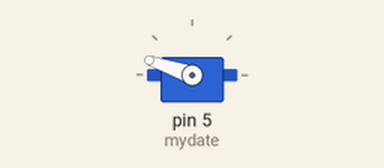
The sketch below on a simulated Arduino Uno, built with avr-gcc and run on an emulated ATmega328P. Shown: servo. The local clock reads 2024-03-15 10:24:30 at power-on unless the sketch sets it; what the sketch prints to the serial monitor is not drawn.

Above: at 0.3 s.
Timing chart, 0 to 91.7 s (numbered marks = the images above):
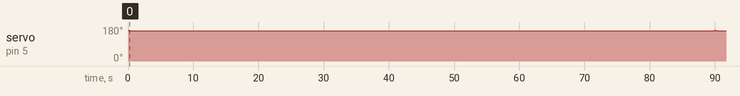

The sketch:

newdesign_.ino
```cpp
#include<Servo.h>
#include<DS3231.h>

DS3231 rtc(SDA,SCL);
Time t;
int d,angletemp,angle;
int m,flag=0;
Servo mydate;

void setup()
{
  Serial.begin(9600);
  rtc.begin();
  mydate.attach(5);
  digitalWrite(12,HIGH);


}
void loop()
{


  t=rtc.getTime();
  //Serial.println(t.date);
  if(t.mon==8)
  d=(31-t.date)+35;
  if(t.mon==9)
  d=(30-t.date)+5;
  if(t.mon==10)
  d=5-t.date;

  Serial.print(d);

  angletemp=2.95*d;
  angle=163-angletemp;

  //Serial.println(m);
   if(flag==0)
   {
     m=t.min;
     flag=1;
   }
   sweep();
   mydate.detach();
  //Serial.println(d);
  //mydate.write(0);
}
void sweep()
{

  if(t.min==m)
 {
   mydate.attach(5);
  for(int i=angle;i<163;i=i+1)
   {
     mydate.write(i);
     delay(100);

   }


  for(int j=163;j>(angle-3);j=j-1)
  {
    mydate.write(j);
    delay(100);
  }
   m=t.min+2;

 }
 if(m>59)
   m=0;

}
```

Measured:
- by itself, servo on pin 5 (mydate): 163° → 162° at 0.10 s, → 161° 0.10 s later, → 163° 89.8 s later, → 162° 0.10 s later, … (5 changes in this stretch)
